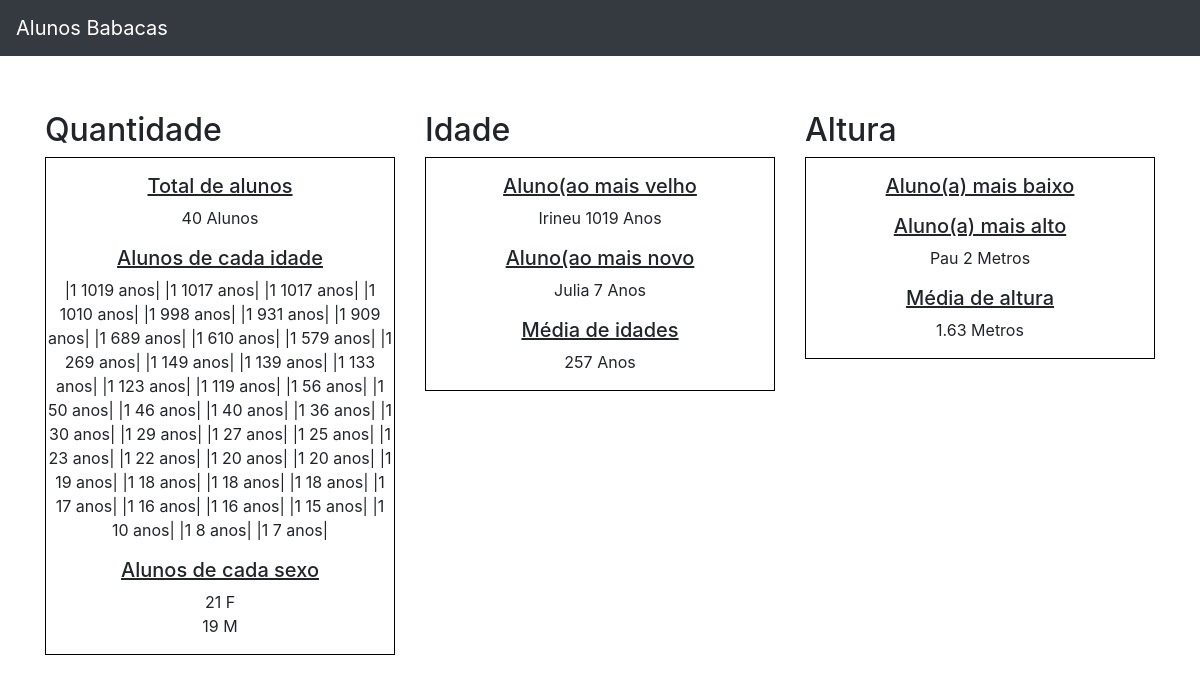
Screenshot of /alunos_banco/index.php with the database file from the repository.
### tables this page shows
create table tb_aluno(
cd_aluno int primary key auto_increment,
nm_aluno varchar(50),
dt_nascimento date,
st_sexo char(1),
vl_altura float);

### alunos_banco/index.php (the view, shortened to what this page needs)
<?php
include('conexao.php');
?>
<!DOCTYPE html>
<html>
<head>
	<link rel="stylesheet" href="https://stackpath.bootstrapcdn.com/bootstrap/4.4.1/css/bootstrap.min.css">
</head>
<body>
	<nav class="navbar navbar-expand-md navbar-dark fixed-top bg-dark">
	  <a class="navbar-brand" href="#">Alunos Babacas</a>
	</nav>
	<div class="container">
	    <div class="row" style="margin-top: 10%;">
	      <div class="col-md-4">
	        <h2>Quantidade</h2>
	        <fieldset style="width: auto; border: 1px solid black; text-align: center;;">
		        <p>
		        	<h5><u>Total de alunos</u></h5>
		        	<?php
		        		$sql= "SELECT COUNT(cd_aluno) as conta FROM tb_aluno";
		        		if ($result = $mysqli->query($sql)) {
	              			while ($obj = $result->fetch_object()) {
	                			echo $obj->conta." Alunos";
	              			}
	            		}
		        	 ?>
		        </p>
		        <p>
		            <h5><u>Alunos de cada idade</u></h5>
		        	<?php
		        		$sql= "SELECT COUNT(cd_aluno) as conta, YEAR(CURDATE()) - YEAR(dt_nascimento) AS idade  FROM tb_aluno GROUP BY dt_nascimento ";
		        		if ($result = $mysqli->query($sql)) {
	              			while ($obj = $result->fetch_object()) {
	                			echo "|".$obj->conta." ".$obj->idade." anos| ";
	              			}
	            		}
		        	 ?>
		        </p>
		        <p>
		            <h5><u>Alunos de cada sexo</u></h5>
		        	<?php
		        		$sql= "SELECT COUNT(cd_aluno) as conta, st_sexo as sexo FROM tb_aluno GROUP BY st_sexo ";
		        		if ($result = $mysqli->query($sql)) {
	              			while ($obj = $result->fetch_object()) {
	                			echo $obj->conta." ".$obj->sexo."<br>";
	              			}
	            		}
		        	 ?>
		        </p>
	        </fieldset>
	      </div>
	      <div class="col-md-4">
	        <h2>Idade</h2>
	        <fieldset style="width: auto; border: 1px solid black; text-align: center;">
		        <p>
							<h5><u>Aluno(ao mais velho</u></h5>
		        	<?php
		        		$hoje = date('Y/m/d');
		        		$sql= "SELECT MIN(dt_nascimento) as velho FROM tb_aluno";
		        		if ($result = $mysqli->query($sql)) {
	              			while ($obj = $result->fetch_object()) {
	                			$velhao = $obj->velho;
	              			}
	            		}
	            		$sql= "SELECT nm_aluno as nome FROM tb_aluno WHERE dt_nascimento = '".$velhao."'";
				        		if ($result = $mysqli->query($sql)) {
			              			while ($obj = $result->fetch_object()) {
			                			echo $obj->nome." ".($hoje-$velhao)." Anos";
			              			}
			            		}
		        	 ?>
		        </p>
						<p>
							<h5><u>Aluno(ao mais novo</u></h5>
		        	<?php
		        		$hoje = date('Y/m/d');
		        		$sql= "SELECT MAX(dt_nascimento) as novo FROM tb_aluno";
		        		if ($result = $mysqli->query($sql)) {
	              			while ($obj = $result->fetch_object()) {
	                			$novao = $obj->novo;
												$novin = $hoje-$novao;
	              			}
	            		}
	            		$sql= "SELECT nm_aluno as nome FROM tb_aluno WHERE dt_nascimento = '".$novao."'";
				        		if ($result = $mysqli->query($sql)) {
			              			while ($obj = $result->fetch_object()) {
			                			echo $obj->nome." ".$novin." Anos";
			              			}
			            		}
		        	 ?>
		        </p>
						<p>
							<h5><u>Média de idades</u></h5>
		        	<?php
		        		$sql= "SELECT nm_aluno as nome, ROUND(AVG(YEAR(CURDATE()) - YEAR(dt_nascimento))) as idade FROM tb_aluno";
		        		if ($result = $mysqli->query($sql)) {
	              			while ($obj = $result->fetch_object()) {
	                			echo $obj->idade." Anos";
	              			}
	            		}
		        	 ?>
		        </p>
	        </fieldset>
	      </div>
	      <div class="col-md-4">
	        <h2>Altura</h2>
	        <fieldset style="width: auto; border: 1px solid black; text-align: center;">
						<p>
							<h5><u>Aluno(a) mais baixo</u></h5>
		        		</p>
						<p>
							<h5><u>Aluno(a) mais alto</u></h5>
				        	<?php
				        		$sql= "SELECT MAX(vl_altura) as poste  FROM tb_aluno ";
				        		if ($result = $mysqli->query($sql)) {
			              			while ($obj = $result->fetch_object()) {
			              				$alto =$obj->poste;
			                			}
			            		}
			                	$sql= "SELECT nm_aluno as nome FROM tb_aluno WHERE vl_altura = ".$alto;
				        		if ($result = $mysqli->query($sql)) {
			              			while ($obj = $result->fetch_object()) {
			                			echo $obj->nome." ".$alto." Metros";
			              			}
			            		}
				        	 ?>
		        		</p>
						<p>
							<h5><u>Média de altura</u></h5>
		        	<?php
		        		$sql= "SELECT nm_aluno as nome, ROUND(AVG(vl_altura),2) as altura FROM tb_aluno";
		        		if ($result = $mysqli->query($sql)) {
	              			while ($obj = $result->fetch_object()) {
	                			echo $obj->altura." Metros";
	              			}
	            		}
		        	 ?>
		        </p>
	        </fieldset>
	      </div>
	    </div>
    </div>
</body>
</html>

### rows the page displays
tb_aluno: nm_aluno "Irineu"
tb_aluno: nm_aluno "Julia"
tb_aluno: nm_aluno "Pau", alto "2"

### other values shown
$obj->conta "40"
$obj->conta "1"
$obj->idade "1019"
$obj->idade "1017"
$obj->idade "1010"
$obj->idade "998"
$obj->idade "931"
$obj->idade "909"
$obj->idade "689"
$obj->idade "610"
$obj->idade "579"
$obj->idade "269"
$obj->idade "149"
$obj->idade "139"
$obj->idade "133"
